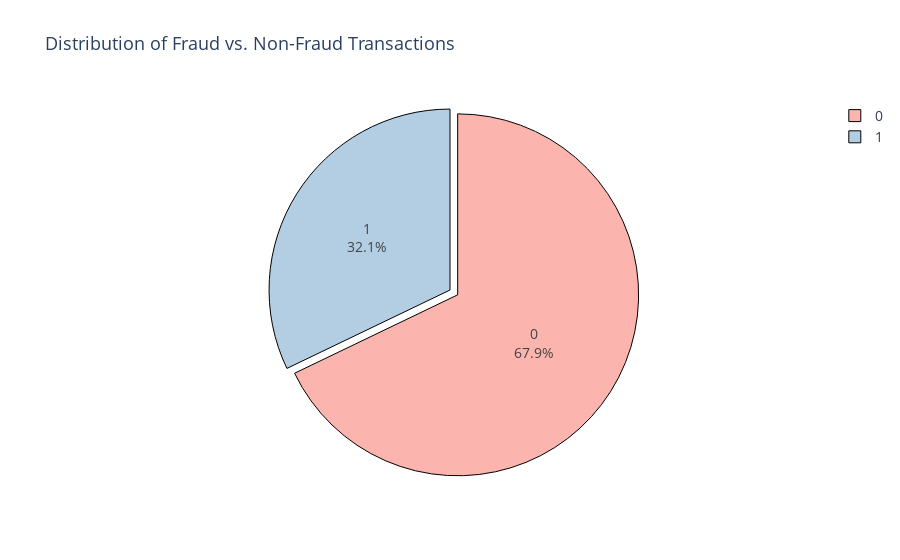

The notebook cell this image was saved under:
### Code cell
target_counts = df['Fraud_Label'].value_counts()

fig = px.pie(data_frame=target_counts,
       values=target_counts.values,
       names=target_counts.index,
       title="Distribution of Fraud vs. Non-Fraud Transactions",
       color_discrete_sequence=px.colors.qualitative.Pastel1
       )

fig.update_traces(
    textinfo="percent+label", 
    pull=[0.05, 0],  
    marker=dict(line=dict(color="#000000", width=1)),
)

fig.update_layout(
    title_font_size=18,
    font=dict(size=14),
    showlegend=True,
)


fig.show(renderrer='iframe_connected')

### Figure 1 — Plotly figure (JSON) as saved in the notebook; plotly's stock layout.template omitted (floating-point values rounded to 4 significant figures)
{"data": [{"domain": {"x": [0, 1], "y": [0, 1]}, "hovertemplate": "Fraud_Label=%{label}<br>value=%{value}<extra></extra>", "labels": [0, 1], "legendgroup": "", "marker": {"line": {"color": "#000000", "width": 1}}, "name": "", "pull": [0.05, 0], "showlegend": true, "textinfo": "percent+label", "type": "pie", "values": [33933, 16067]}], "layout": {"font": {"size": 14}, "legend": {"tracegroupgap": 0}, "piecolorway": ["rgb(251,180,174)", "rgb(179,205,227)", "rgb(204,235,197)", "rgb(222,203,228)", "rgb(254,217,166)", "rgb(255,255,204)", "rgb(229,216,189)", "rgb(253,218,236)", "rgb(242,242,242)"], "showlegend": true, "title": {"font": {"size": 18}, "text": "Distribution of Fraud vs. Non-Fraud Transactions"}}}
